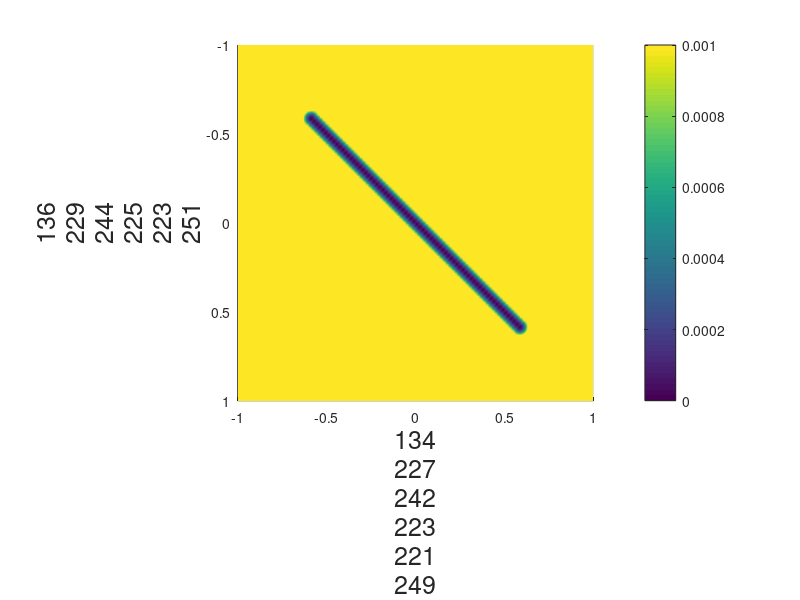

The MATLAB script that drew this image: (Note: this script raises an error after producing the figure.)

clear all;
%% Take a values of modulation index 

%% Create Solver

harmonics = [1 3]';

Ns = [250;250;];
dim = length(Ns);
for iNs = 1:dim
    bT_span{iNs} = linspace(-1,1,Ns(iNs));
    bT_ms{iNs} = [];
    bT_ms_2{iNs} = [];
end

%%
[bT_ms{:}] = meshgrid(bT_span{:});
%
f_span = [-1,1];

Nt = 100;
T = pi/2;
tspan = linspace(0,T,Nt);
dt = tspan(2) - tspan(1);
%%
[bT_ms_2{:},f_ms_2] = meshgrid(bT_span{:},f_span);

for iNs = 1:dim
    F2{iNs} = @(t) bT_ms_2{iNs} -dt*(2/pi)*sin(harmonics(1)*t).*f_ms_2;
end

%%
NsCell = num2cell(Ns);

V = zeros(NsCell{:},Nt);
%
%V(:,:,end) = 0.5*(bT1_ms.^2 + bT2_ms.^2)';

Vstring = ['V(',repmat(':,',1,dim),'end)'];
eval([Vstring,'=0.5*bT_ms{1}.^2;'])

for id = 2:dim
    eval([Vstring,'=',Vstring,' + 0.5*bT_ms{',num2str(id),'}.^2;'])
end

for it = (Nt-1):-1:1
    
    for id = 1:dim
        bTn_ms{id} = F2{id}(tspan(it));
    end

    %
    [~,ind1_ms] = min(abs(bTn_ms{1} - reshape(bT_span{1},Ns(1),1,1)),[],1);
    [~,ind2_ms] = min(abs(bTn_ms{2} - reshape(bT_span{2},1,Ns(2),1)),[],2);
    %
    ind1_ms_minus = reshape(ind1_ms(:,:,1),Ns(1),1);
    ind2_ms_minus = reshape(ind2_ms(:,:,1),Ns(2),1);

    Vminus  = V(ind1_ms_minus,ind2_ms_minus,it+1);
   
    %
    ind1_ms_plus = reshape(ind1_ms(:,:,2),Ns(1),1);
    ind2_ms_plus = reshape(ind2_ms(:,:,2),Ns(2),1);

    Vplus  = V(ind1_ms_plus,ind2_ms_plus,it+1);

    V(:,:,it) = min(cat(3,Vminus,Vplus),[],3);

end

%%
clf
isurf = surf(bT_ms{1},bT_ms{2},V(:,:,1));
zlim([-1 1])
caxis([0 1e-3])
view(0,-90)
xlabel("\beta_{"+harmonics(1)+"}","FontSize",18)
ylabel("\beta_{"+harmonics(2)+"}","FontSize",18)
colorbar
shading interp

ititle = title('');
daspect([1 1 1])
for it = (Nt):-2:1
    isurf.ZData = V(:,:,it);
    ititle.String = "V_t(\beta_{"+harmonics(1)+"},\beta_{"+harmonics(2)+"}) | t = "+num2str(tspan(it)/pi,'%.2f')+"\pi";
    pause(0.1)
end

%%
bT_time = zeros(2,Nt);
bT_time(:,1)= [0.3;0.3];
f_time = zeros(1,Nt-1);

indexs = 1:2;

F = @(t,f) -(2/pi)*sin(harmonics*t)*f;

for it = 2:Nt

   bTc = bT_time(:,it-1);
   for ifs = 1:2
        bTn = bTc + dt*F(tspan(it),f_span(ifs));
        %
        [~,ind1] = min(abs(bTn(1) - bT1_span));
        [~,ind2] = min(abs(bTn(2) - bT2_span));

        Va(ifs) = V(ind1,ind2,it);
   end
   [Va_max,ind_f] = min(Va);

   if sum(Va == Va_max) > 1 && it>2
        if f_time(it-2) == -1
            ind_f = 1;
        else
            ind_f = 2;
        end
   end
   
   f_time(it-1)  = f_span(ind_f);
   bT_time(:,it) = bT_time(:,it-1) + dt*F(tspan(it),f_span(ind_f));
end

clf
subplot(2,1,1)
hold on 
plot(bT_time')
yline(0)

subplot(2,1,2)
hold on
plot(tspan(1:end-1),f_time)
yline(0)
ylim([-2 2])